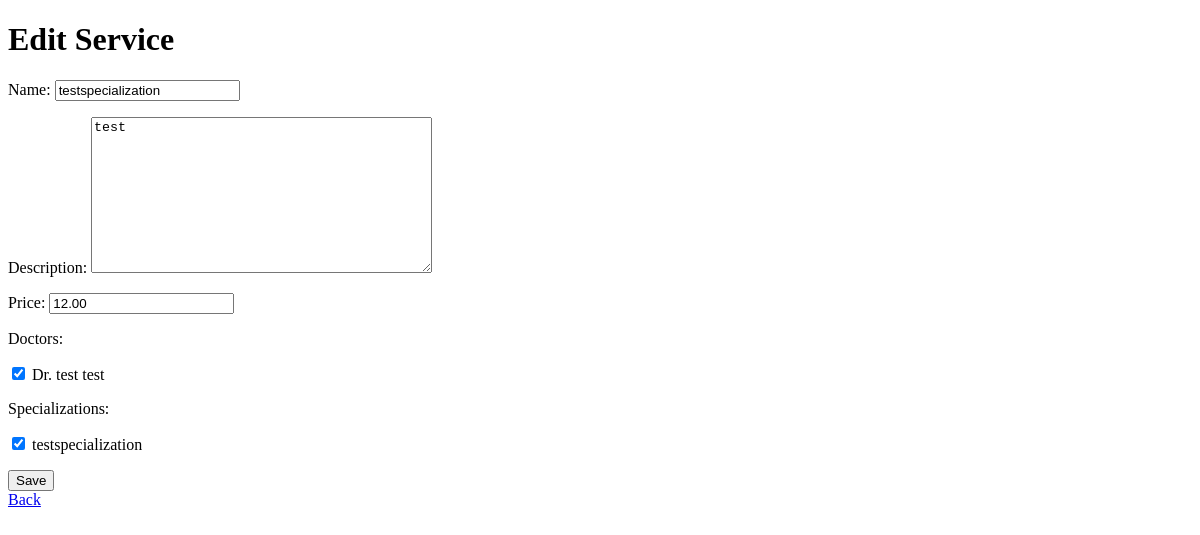
Page /services/2/edit/ on the earlier database version.
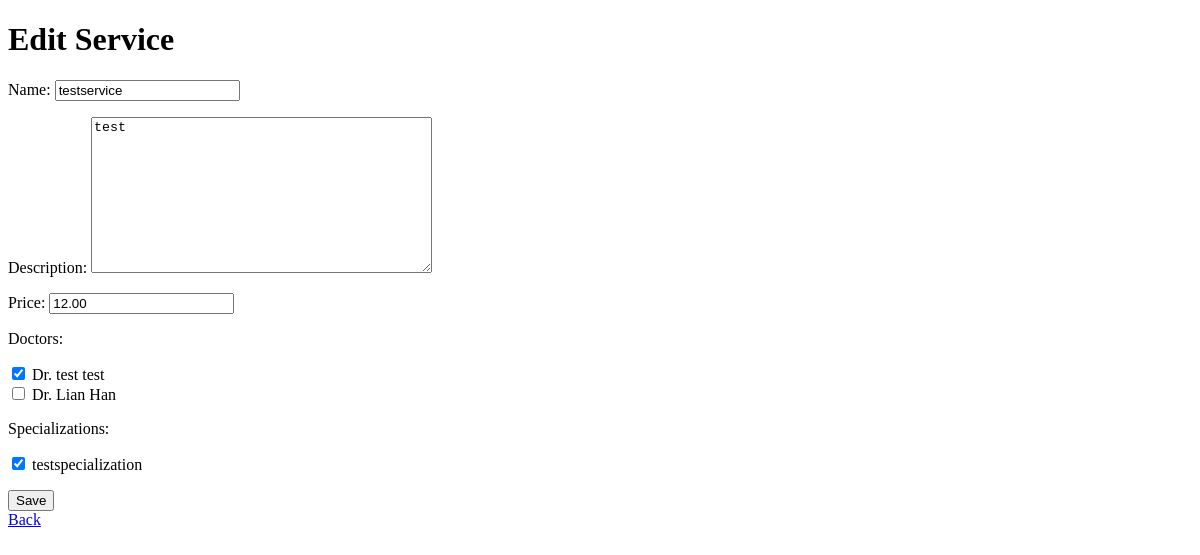
Same page on the later database version.
### services/models.py (models this page shows, shortened)
class Service(models.Model):
    name = models.CharField(max_length=100, unique=True)
    description = models.TextField(blank=True, null=True)
    price = models.DecimalField(max_digits=10, decimal_places=2)
    doctors = models.ManyToManyField(Doctor, related_name="services")  # Link to doctors
    specializations = models.ManyToManyField(Specialization, related_name="services")  # Link to specializations

### doctors/models.py (models this page shows)
class Specialization(models.Model):
    name = models.CharField(max_length=100, unique=True)
    description = models.TextField(blank=True, null=True)
    def __str__(self):
        return self.name

### services/views.py (the view)
# urls.py: path('<int:service_id>/edit/', service_update, name='service_update'),
def service_update(request, service_id):
    service = get_object_or_404(Service, id=service_id)
    if request.method == "POST":
        form = ServiceForm(request.POST, instance=service)
        if form.is_valid():
            form.save()
            return redirect('service_list')
    else:
        form = ServiceForm(instance=service)
    return render(request, 'services/service_form.html', {'form': form})

### services/forms.py
class ServiceForm(forms.ModelForm):
    doctors = forms.ModelMultipleChoiceField(queryset=Doctor.objects.all(), widget=forms.CheckboxSelectMultiple, required=False)
    specializations = forms.ModelMultipleChoiceField(queryset=Specialization.objects.all(), widget=forms.CheckboxSelectMultiple, required=False)
    class Meta:
        model = Service
        fields = ['name', 'description', 'price', 'doctors', 'specializations']

### doctors/models.py (called while the page is built)
    def __str__(self):
        return f"Dr. {self.person.first_name} {self.person.last_name}"

### services/templates/services/service_form.html (shortened to what this page needs)
<!DOCTYPE html>
<html>
<head>
</head>
<body>
    <h1>{% if form.instance.pk %}Edit Service{% else %}Add New Service{% endif %}</h1>
    <form method="post">
        {{ form.as_p }}
        <button type="submit">Save</button>
    </form>
    <a href="{% url 'service_list' %}">Back</a>
</body>
</html>

Differences in the rows shown:
changed Service "test": name "testspecialization" → "testservice"
Other differences:
form field doctors: "☑" → "☑ ☐"
text no longer shown: "Name: Description: Price: Doctors: Dr. test test Specializations: testspecialization"
text now shown: "Name: Description: Price: Doctors: Dr. test test Dr. Lian Han Specializations: testspecialization"
